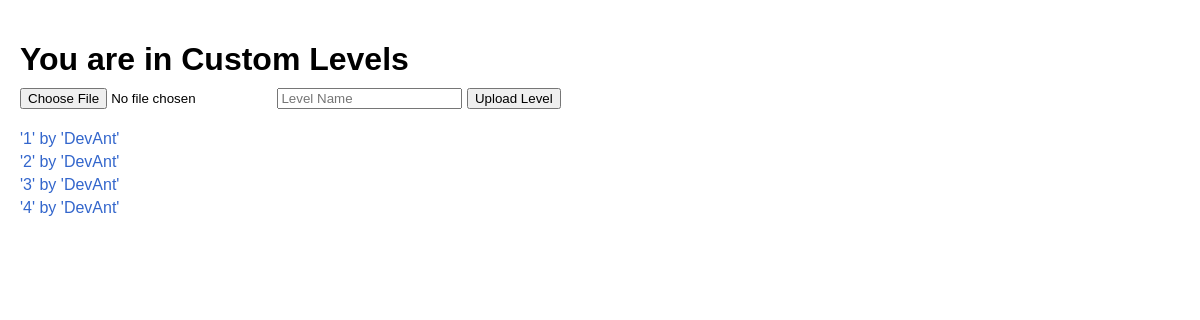
/custom_levels (signed in), run on an earlier commit of the app's database.
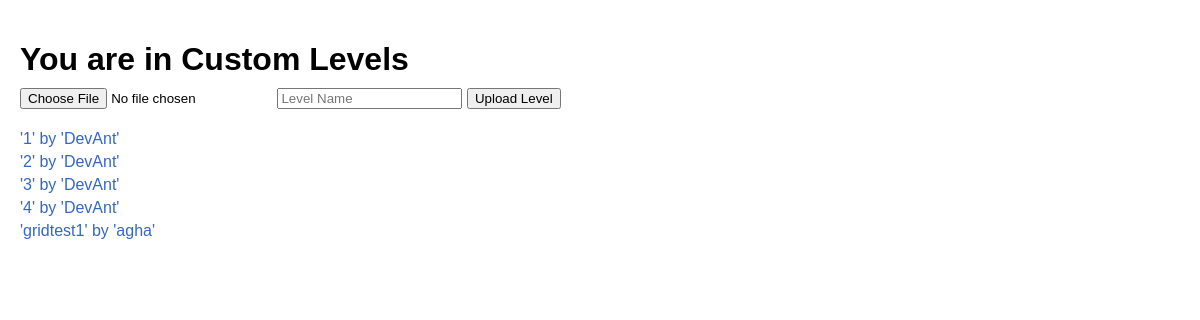
And on a later commit of the database.
### server.py (models this page shows)
class Levels(db.Model):
    level_id = db.Column(db.String(30), primary_key=True) # 1 to 4 for the base levels, normal names for custom levels
    author = db.Column(db.String(20), nullable=False)
    json_config = db.Column(db.Text, nullable=False)

### server.py (the view)
@app.route('/custom_levels')
@login_required
def custom_levels():
    all_levels = Levels.query.all()
    return render_template('custom_levels.html', levels=all_levels)

### server.py (called while the page is built)
@login_manager.user_loader
def load_user(user_id):
    return User.query.get(int(user_id))

### templates/custom_levels.html (shortened to what this page needs)
<!DOCTYPE html>
<html lang="en">
<head>
    <link rel="stylesheet" href="{{ url_for('static', filename='css/stylecustom.css') }}">
</head>
<body>
    <h1>You are in Custom Levels</h1>
    <form id="uploadForm" action="{{ url_for('upload_custom_level') }}" method="post" enctype="multipart/form-data">
        <input type="file" name="level_image" accept="image/*" required>
        <input type="text" name="level_name" placeholder="Level Name" required>
        <button type="submit">Upload Level</button>
    </form>
    <ul>
    {% for level in levels %}
        <li>
            <a href="{{ url_for('game_engine_with_level', level_id=level.level_id) }}">
                '{{ level.level_id }}' by '{{ level.author }}'
            </a>
        </li>
    {% else %}
        <li>No custom levels found.</li>
    {% endfor %}
    </ul>
</body>
</html>

### static/css/stylecustom.css (style rules this page uses)
body { margin: 0; padding: 20px; display: flex; flex-direction: column; align-items: flex-start; justify-content: flex-start; font-family: Arial, sans-serif; }
h1 { margin-bottom: 10px; }
ul { list-style: none; padding: 0; }
li { margin: 5px 0; }
a { text-decoration: none; color: #3366cc; }

What changed in the data, as far as the page shows it:
added Levels: level_id "gridtest1", author "agha"
